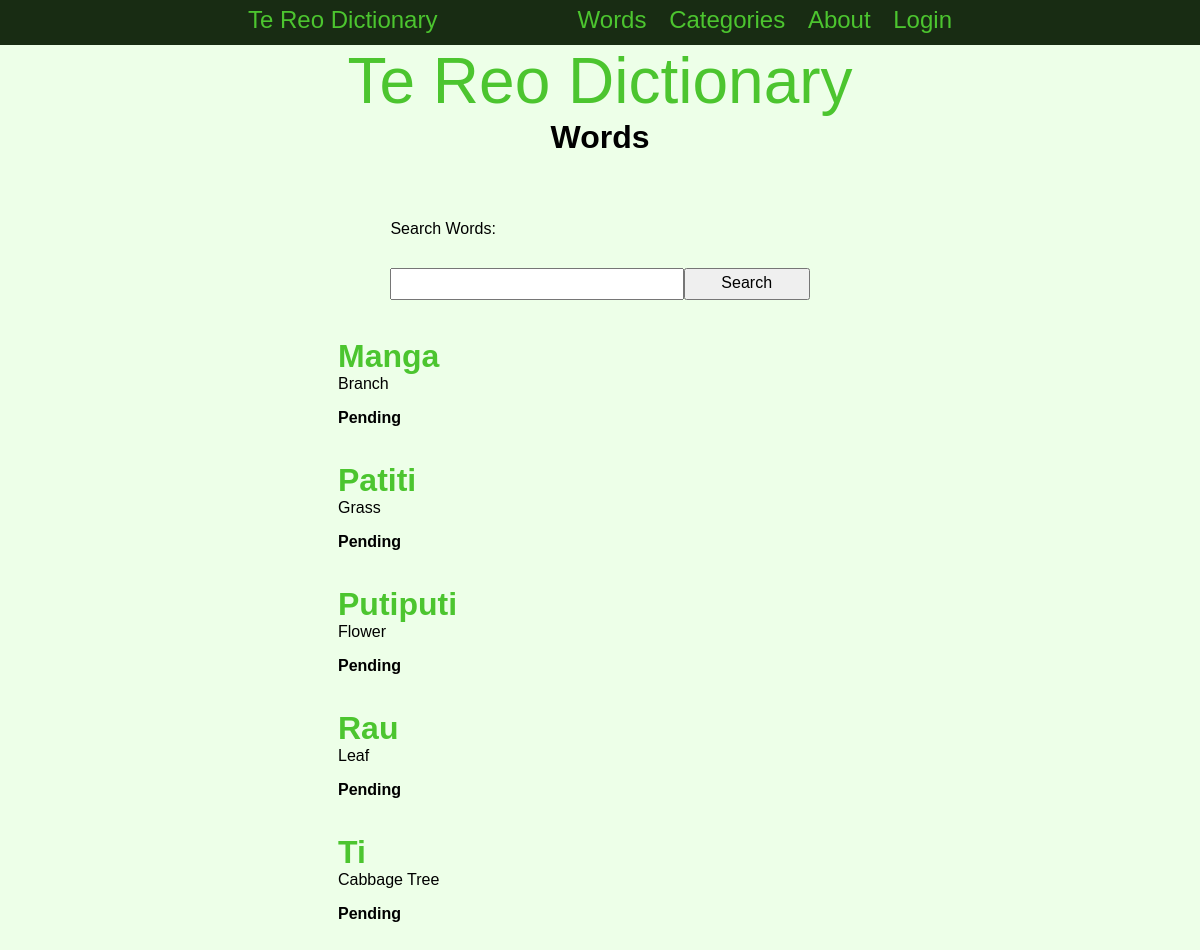
/words/category/11, run on the app's committed database.
### tables this page shows
CREATE TABLE "words"
(
    id               integer
        constraint words_pk
            primary key autoincrement,
    english_word     varchar(30),
    maori_word       varchar(30),
    definition       varchar(100),
    category         varchar(30),
    level            integer,
    last_edited_date date,
    last_edited_by   varchar(70),
    image_name       varchar(30)
);

### app.py (the view)
@app.route('/words/category/<category_id>', methods=['POST', 'GET'])
def render_wordcategory(category_id):
    if request.method == 'POST':
        search = request.form.get('search').lower().strip()
        return redirect('/words/' + search)
    category = database_select('SELECT category FROM categories WHERE category_id = ?', (category_id,))[0][0]
    words = database_select('SELECT * FROM words WHERE category = ?', (category,))
    if len(words) == 0:
        words = None
    return render_template('words.html', logged_in=is_logged_in(), user_info=user_info(), word_info=words)

### app.py (called while the page is built)
def create_connection(db_file):
    try:
        connection = sqlite3.connect(db_file)
        return connection
    except Error as e:
        print(e)
    return None

def database_select(query, info):
    con = create_connection(DATABASE)
    cur = con.cursor()
    cur.execute(query, info)
    info = cur.fetchall()
    con.close()
    return info

def is_logged_in():
    if session.get('email') is None:
        return False
    else:
        return True

def user_info():
    return session

### templates/words.html (shortened to what this page needs)
{% extends "base.html" %}
{% block pageheading %}Words{% endblock %}
{% block main %}
    <table><tr><td>
        <form class="form" method="POST">
            <div class="form-group">
                <div class="form-button">Search Words:</div>
            </div>
            <div class="form-group">
                <div class="form-element"><input type="text" name="search" id="search" required></div>
                <div class="form-button-label"><input type="submit" value="Search"></div>
            </div>
       </form>
    </td></tr></table>
    <br>
    {% if word_info != None %}
        {% for word in word_info %}
            <table class="word_display">
                <tr>
                    <td colspan="2"><h3 onclick="togglePopup{{ word[0] }}()">{{ word[2] }}</h3><p>{{ word[1] }}</p></td>
                </tr>
                <tr>
                    <td colspan="2" class="definition">{{ word[3] }}</td>
                </tr>
            </table>
            <br>
        {% endfor %}
    {% else %}
        <h2>No results found</h2>
    {% endif %}
{% endblock %}

### static/TeReoDictionary.css (style rules this page uses)
* { font-family: 'Rage Italic', sans-serif; padding: 0; margin: 0; box-sizing: border-box; }
body { background-color: rgb(237, 255, 232); }
h3 { font-size: 2rem; color: rgb(76, 197, 47); }
.word_display h3 { cursor: pointer; }
.definition { font-weight: bold; }
.form { width: 80%; margin: auto; padding-bottom: 1rem; margin-bottom: 20px; display: block; }
.form-group { padding-top: 3rem; }
.form-group input { padding: 0.3rem; width: 100%; }
.form-button-label { width: 30%; float: left; }
.form-element { width: 70%; float: left; }
.form-button { width: 100%; float: left; }
table { border-collapse: collapse; width: 75%; margin: auto; table-layout: fixed; }
td, tr { padding: 8px; }

### data on the page
words: maori_word "Manga", english_word "Branch", definition "Pending"
words: maori_word "Patiti", english_word "Grass", definition "Pending"
words: maori_word "Putiputi", english_word "Flower", definition "Pending"
words: maori_word "Rau", english_word "Leaf", definition "Pending"
words: maori_word "Ti", english_word "Cabbage Tree", definition "Pending"
